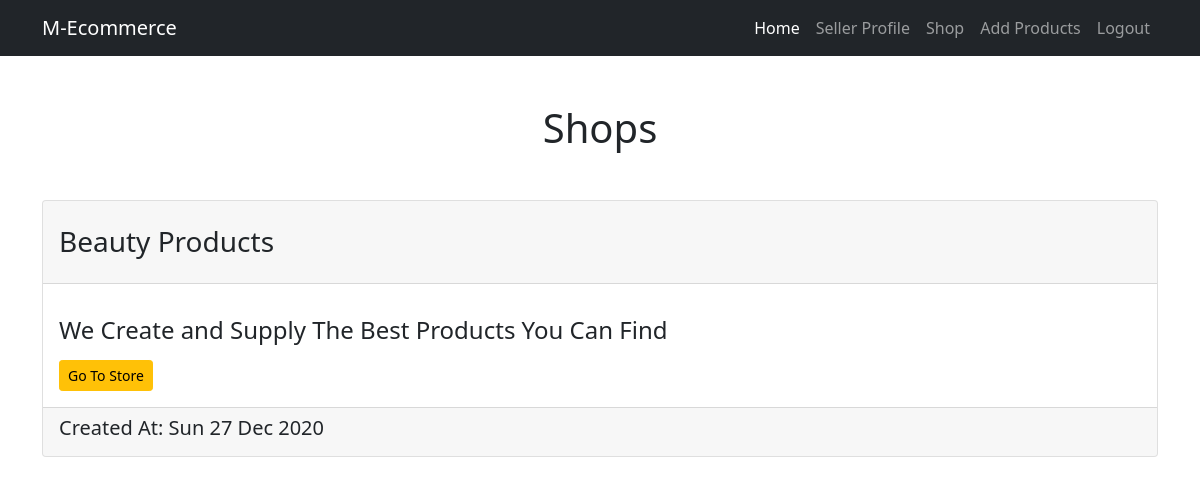
Page /shop/ (signed in) on the committed database.
### App_Shop/models.py (models this page shows, shortened)
class ShopOwner(models.Model):
    owner=models.ForeignKey(Seller,on_delete=models.CASCADE,related_name='shop_owner')
    shop_title=models.CharField(max_length=150,blank=True)
    products=models.ManyToManyField(Product)
    shop_created=models.BooleanField(default=False)
    shop_description=models.CharField(max_length=255,blank=True)
    shop_date=models.DateTimeField(auto_now_add=True,blank=True)
    class Meta:
        verbose_name_plural='Owner'

### App_Login/decorators.py (the view)
        def wrap(request,*args,**kwargs):
            try:
                if request.user.is_seller or request.user.is_staff:
                    return view_fun(request,*args,**kwargs)
                else:
                    return HttpResponseRedirect(reverse_lazy('App_Login:home'))
            except PermissionError:
                return HttpResponseRedirect(reverse_lazy('App_Login:home'))

### App_Shop/views.py (called while the page is built, shortened)
@login_required
@seller()
def createshop(request):
    user=get_object_or_404(Seller,user=request.user)
    shop=models.ShopOwner.objects.filter(owner=user)
    if shop.exists():
        shop=shop[0]
    form=forms.ShopCreator()
    return render(request,'App_Shop/shop.html',context={'form':form,'shop':shop})

### templates/App_Shop/shop.html (shortened to what this page needs)
{% extends "Base.html" %}
{% load crispy_forms_tags %}
{% block body_block %}
{% if not shop.shop_created %}
<p>{{shop.shop_created}}</p>
<h1 class="text-center my-5">No Shops to show</h1>
<form method="post">
  {% csrf_token %}
  {{form|crispy}}
  <input type="submit" value="Create Shop" class="btn btn-outline-dark w-100 my-4">
</form>
{% else %}
<h1 class="text-center my-5">Shops</h1>
<div class="card w-100">
  <div class="card-header">
    <h3 class="my-3">{{shop.shop_title}}</h3>
  </div>
  <div class="card-body">
    <h4 class="card-text my-3">{{shop.shop_description}}</h4>
    <a href="{% url 'App_Shop:allproducts' %}" class="btn btn-warning btn-sm">Go To Store</a>
  </div>
  <div class="card-footer">
    <h5>Created At: {{shop.shop_date|date:"D d M Y"}}</h5></div>
</div>
{% endif %}
{% endblock body_block %}

### rows in the picture
ShopOwner: shop_title "Beauty Products", shop_description "We Create and Supply The Best Products You Can Find", shop_date "Sun 27 Dec 2020"
